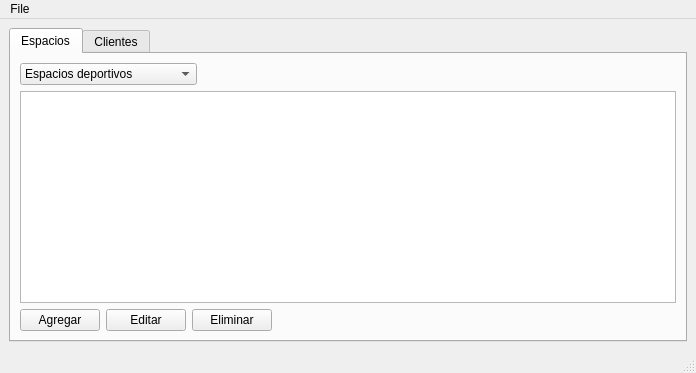
<?xml version="1.0" encoding="UTF-8"?>
<ui version="4.0">
 <class>AdminMainWindow</class>
 <widget class="QMainWindow" name="AdminMainWindow">
  <property name="geometry">
   <rect>
    <x>0</x>
    <y>0</y>
    <width>696</width>
    <height>373</height>
   </rect>
  </property>
  <property name="windowTitle">
   <string>MainWindow</string>
  </property>
  <widget class="QWidget" name="centralwidget">
   <layout class="QGridLayout" name="gridLayout">
    <item row="0" column="0">
     <widget class="QTabWidget" name="tabWidget">
      <property name="currentIndex">
       <number>0</number>
      </property>
      <widget class="QWidget" name="tab">
       <attribute name="title">
        <string>Espacios</string>
       </attribute>
       <layout class="QGridLayout" name="gridLayout_3">
        <item row="0" column="0">
         <layout class="QGridLayout" name="gridLayout_2">
          <item row="0" column="0">
           <widget class="QComboBox" name="espaciosComboBox">
            <item>
             <property name="text">
              <string>Espacios deportivos</string>
             </property>
            </item>
            <item>
             <property name="text">
              <string>Espacios complementarios</string>
             </property>
            </item>
           </widget>
          </item>
          <item row="0" column="1" colspan="2">
           <spacer name="horizontalSpacer">
            <property name="orientation">
             <enum>Qt::Horizontal</enum>
            </property>
            <property name="sizeHint" stdset="0">
             <size>
              <width>388</width>
              <height>20</height>
             </size>
            </property>
           </spacer>
          </item>
          <item row="1" column="0" colspan="3">
           <widget class="QTableView" name="espaciosTable"/>
          </item>
          <item row="2" column="0" colspan="2">
           <layout class="QHBoxLayout" name="horizontalLayout">
            <item>
             <widget class="QPushButton" name="agregarEspacioBtn">
              <property name="text">
               <string>Agregar</string>
              </property>
             </widget>
            </item>
            <item>
             <widget class="QPushButton" name="editarEspacioBtn">
              <property name="text">
               <string>Editar</string>
              </property>
             </widget>
            </item>
            <item>
             <widget class="QPushButton" name="eliminarEspacioBtn">
              <property name="text">
               <string>Eliminar</string>
              </property>
             </widget>
            </item>
           </layout>
          </item>
          <item row="2" column="2">
           <spacer name="horizontalSpacer_2">
            <property name="orientation">
             <enum>Qt::Horizontal</enum>
            </property>
            <property name="sizeHint" stdset="0">
             <size>
              <width>298</width>
              <height>20</height>
             </size>
            </property>
           </spacer>
          </item>
         </layout>
        </item>
       </layout>
      </widget>
      <widget class="QWidget" name="tab_2">
       <attribute name="title">
        <string>Clientes</string>
       </attribute>
       <layout class="QVBoxLayout" name="verticalLayout">
        <item>
         <widget class="QTableView" name="clientesTable"/>
        </item>
        <item>
         <layout class="QHBoxLayout" name="horizontalLayout_4">
          <item>
           <widget class="QPushButton" name="agregarClienteBtn">
            <property name="text">
             <string>Agregar</string>
            </property>
           </widget>
          </item>
          <item>
           <widget class="QPushButton" name="editarClienteBtn">
            <property name="text">
             <string>Editar</string>
            </property>
           </widget>
          </item>
          <item>
           <widget class="QPushButton" name="eliminarClienteBtn">
            <property name="text">
             <string>Eliminar</string>
            </property>
           </widget>
          </item>
          <item>
           <spacer name="horizontalSpacer_3">
            <property name="orientation">
             <enum>Qt::Horizontal</enum>
            </property>
            <property name="sizeHint" stdset="0">
             <size>
              <width>40</width>
              <height>20</height>
             </size>
            </property>
           </spacer>
          </item>
         </layout>
        </item>
       </layout>
      </widget>
     </widget>
    </item>
   </layout>
  </widget>
  <widget class="QMenuBar" name="menubar">
   <property name="geometry">
    <rect>
     <x>0</x>
     <y>0</y>
     <width>696</width>
     <height>23</height>
    </rect>
   </property>
   <widget class="QMenu" name="menuFile">
    <property name="title">
     <string>File</string>
    </property>
    <addaction name="actionCerrar_sesi_n"/>
    <addaction name="actionSalir"/>
   </widget>
   <addaction name="menuFile"/>
  </widget>
  <widget class="QStatusBar" name="statusbar"/>
  <action name="actionSalir">
   <property name="text">
    <string>Salir</string>
   </property>
  </action>
  <action name="actionCerrar_sesi_n">
   <property name="text">
    <string>Cerrar sesión</string>
   </property>
  </action>
 </widget>
 <resources/>
 <connections/>
</ui>
